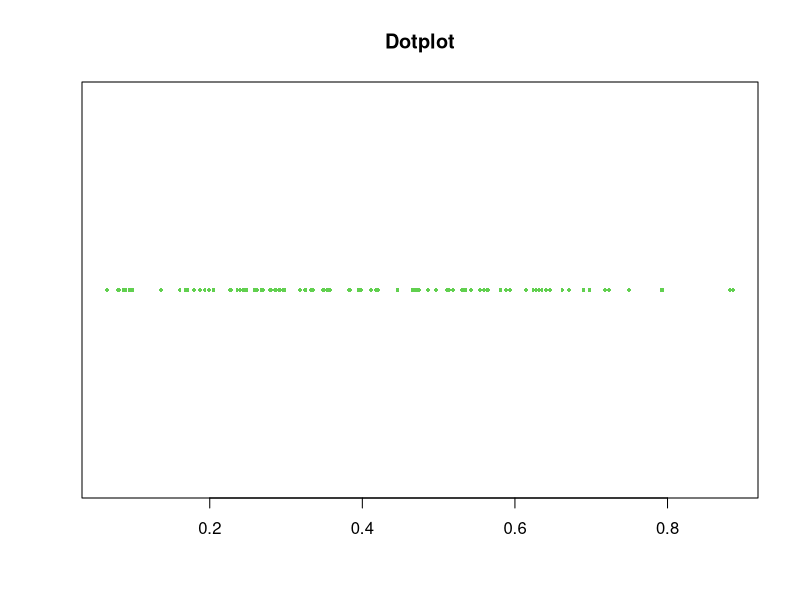
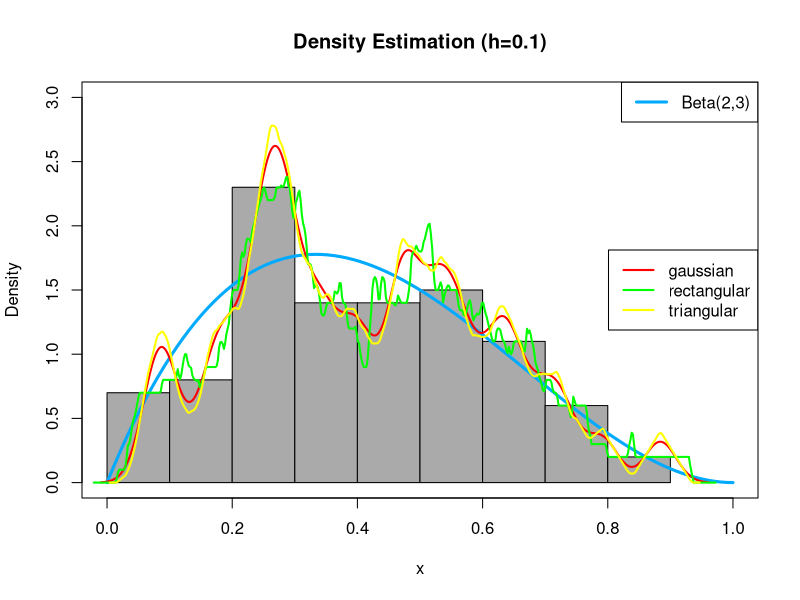
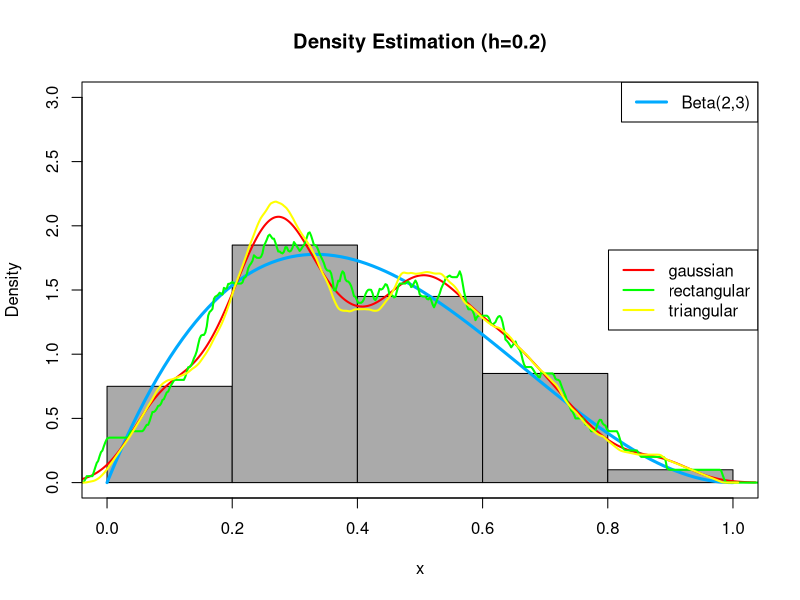
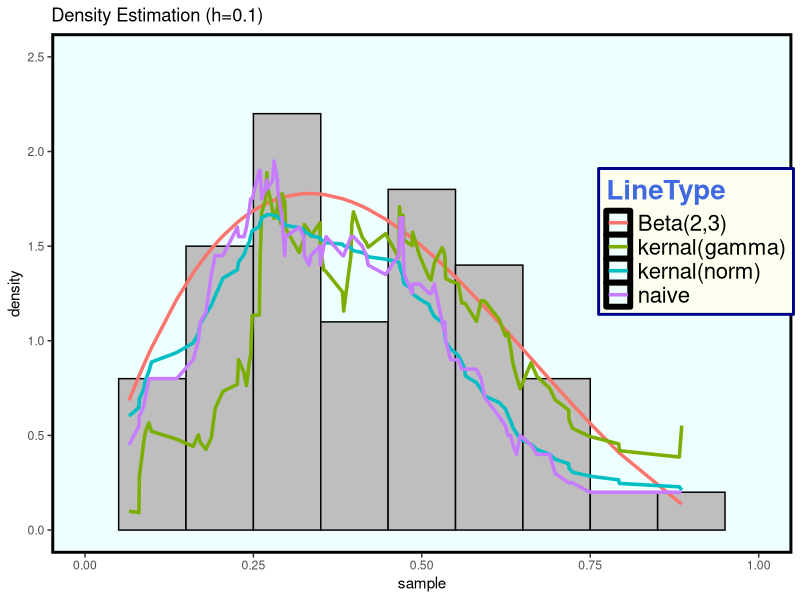
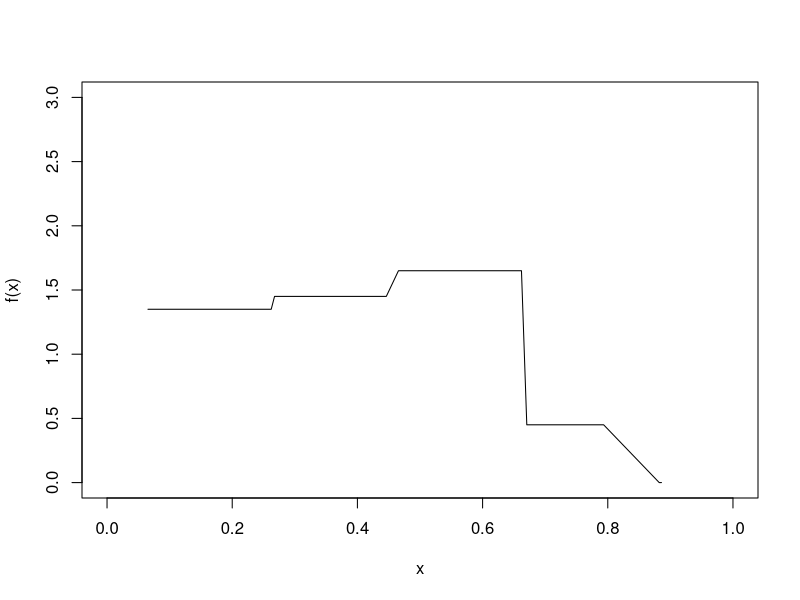
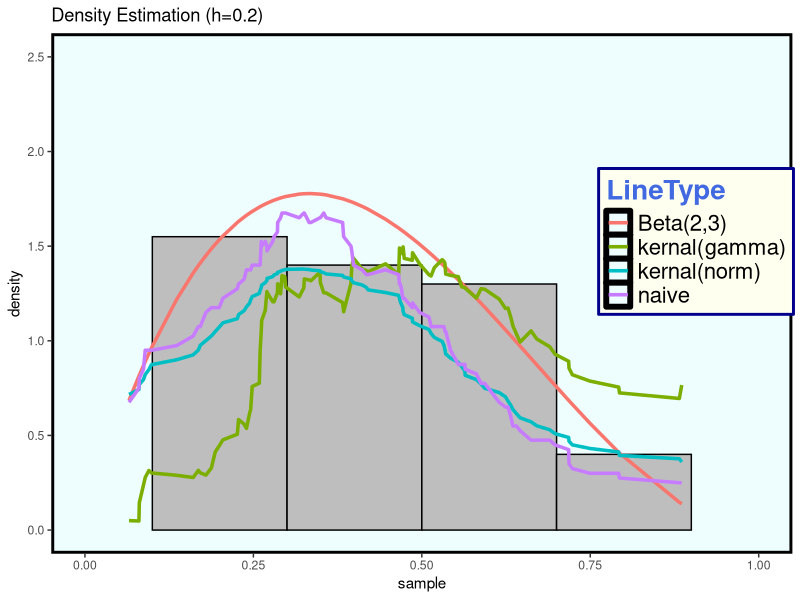
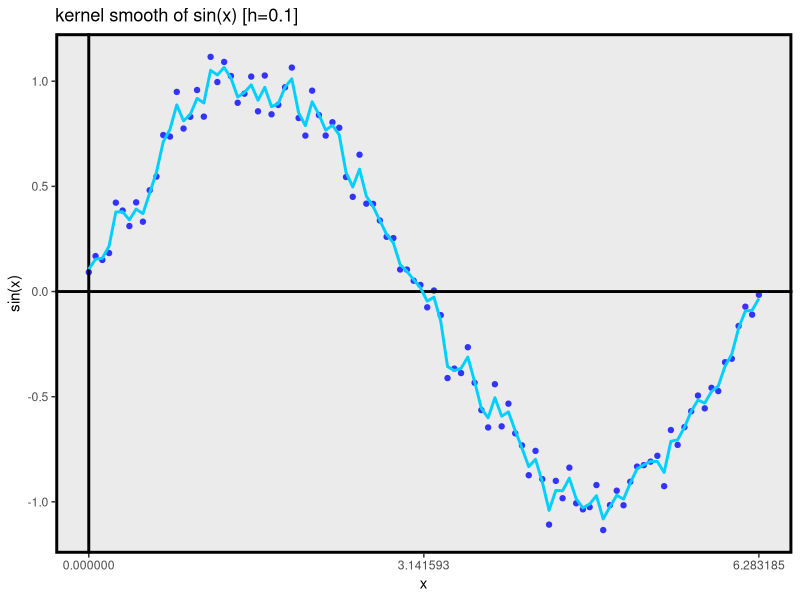
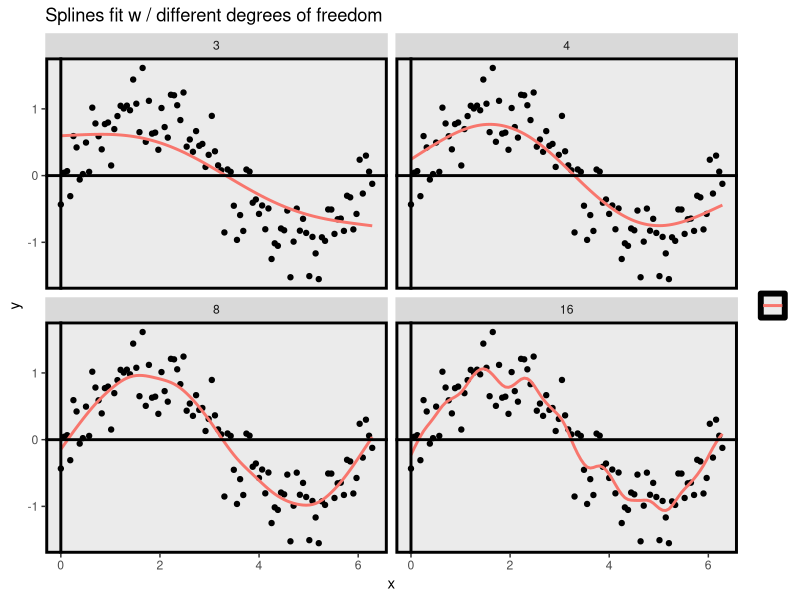

These charts were generated, in order, by the following R code:
## ---- chunk 1
library(dplyr)
library(ggplot2)
library(magrittr)
library(tidyverse)
## ---- chunk 2

# First, simulate 100 observations from a mixed distribution of beta(2,3),
# each with probability 0.5. Then, use at least 3 density estimating methods
# to smooth the observations. 
# You need to specify the parameters in the smoothing methods, 
# and compare the results.

# 取出我們要的亂數
set.seed(106354012)
m = 100
x = rbeta(m,2,3)
# 畫個點的散佈圖
stripchart(x,pch=16,cex=0.5,col=3,main="Dotplot")
# 然後畫個直方圖
y = seq(0,1,length=100)
hist( x, breaks = 10,probability = T,ylim = c(0,3),xlim= c(0,1),col = "#AAAAAA",main = "Density Estimation (h=0.1)")
# 這是真實的beta(2,3)圖形
lines(y , dbeta(y,2,3) , col = "#00AAFF" , lwd = 3)
legend("topright" , "Beta(2,3)" , lty = 1 , col="#00AAFF" , lwd = 3)
# 這是直接用套件模擬出來的函數值
kernal_g = density(x, kernel = c("gaussian"), width = 0.1)
kernal_r = density(x, kernel = c("rectangular"), width = 0.1)
kernal_t = density(x, kernel = c("triangular"), width = 0.1)
# 把他們畫在plot裡面囉
lines(kernal_g, col = "#FF0000" , lwd = 2)
lines(kernal_r, col = "#00FF00" , lwd = 2)
lines(kernal_t, col = "#FFFF00" , lwd = 2)
legend("right",legend=c("gaussian","rectangular","triangular"), col=c("#FF0000","#00FF00","#FFFF00"),lwd=2,cex=1)
box()

# (h=0.2)
hist( x, breaks = 5,probability = T,ylim = c(0,3),xlim= c(0,1),col = "#AAAAAA",main = "Density Estimation (h=0.2)")
# 這是真實的beta(2,3)圖形
lines(y , dbeta(y,2,3) , col = "#00AAFF" , lwd = 3)
legend("topright" , "Beta(2,3)" , lty = 1 , col="#00AAFF" , lwd = 3)
# 這是直接用套件模擬出來的函數值
kernal_g = density(x, kernel = c("gaussian"), width = 0.2)
kernal_r = density(x, kernel = c("rectangular"), width = 0.2)
kernal_t = density(x, kernel = c("triangular"), width = 0.2)
# 把他們畫在plot裡面囉
lines(kernal_g, col = "#FF0000" , lwd = 2)
lines(kernal_r, col = "#00FF00" , lwd = 2)
lines(kernal_t, col = "#FFFF00" , lwd = 2)
legend("right",legend=c("gaussian","rectangular","triangular"), col=c("#FF0000","#00FF00","#FFFF00"),lwd=2,cex=1)
box()
## ---- chunk 3

# 這是不想用套件的人寫的code~

set.seed(106354012)
x <- rbeta(100,2,3)
h=0.1

# histogram density estimator (直方圖)

histogram = function(x,h){
  g = function(x,a,b){
    if (x<=b & x>=a) {return(1)}
    else {return(0)}}            # 寫出一個計算個數前需要的函數
  n <- length(x)
  seq <- seq(min(x),max(x),by=h) # 從(0,1)間隔h做出切割點
  a = seq[-length(seq)]          # 每組下界
  b = seq[-1]                    # 每組上界
  ni = NULL
  for (k in 1:length(a)){
    ni[k] = sum(x<=b[k] & x>=a[k])}
  y_hat = NULL
  for (i in sort(x)){
    I=NULL
    for (j in 1:length(a)){
      gi=g(i,a[j],b[j])
      I=c(I,gi)}                 # 指標函數
    y=1/n*sum(ni/h*I)            # 模擬樣本之函數估計值 
    y_hat=c(y_hat,y)}
  return(y_hat)}                 

# naive density estimator
naive =function(x,h){
  w = function(y){
    if (abs(y)<1) {return(1/2)}
    else {return(0)}}               # 寫出公式裡的函數w
  n = length(x)
  seq = seq(min(x),max(x),length=length(x))        
  y_hat = NULL
  for (i in seq){
    W=NULL
    for (j in x){
      wi=w((i-j)/h)                        
      W=c(W,wi)}
    y=1/n*sum(1/h*W)                # 樣本之函數估計值           
    y_hat=c(y_hat,y)}
  return(y_hat)}

# kernel density estimator
# norm
kernel_norm=function(x,h){
  w=function(y){dnorm(y)}           # 核密度函數(常態)
  n = length(x)
  seq = seq(min(x),max(x),length=length(x))
  y_hat = NULL
  for (i in seq){
    W=NULL
    for (j in x){
      wi=w((i-j)/h)
      W=c(W,wi)}
    y=1/n*sum(1/h*W)
    y_hat=c(y_hat,y)}
  return(y_hat)}

# Gamma核函數
kernel_gamma=function(x,h){
  w=function(y){dgamma(y,shape = 1)}           # 核密度函數(Gamma)
  n = length(x)
  seq = seq(min(x),max(x),length=length(x))
  y_hat = NULL
  for (i in seq){
    W=NULL
    for (j in x){
      wi=w((i-j)/h)
      W=c(W,wi)}
    y=1/n*sum(1/h*W)
    y_hat=c(y_hat,y)}
  return(y_hat)}

# 將亂數帶入函數找出估計函數值(h=0.1)
y1 <- histogram(x,0.1)              #h=0.1，也可使用其他h值
y2 <- naive(x,0.1)                  #h=0.1，也可使用其他h值
y3 <- kernel_norm(x,0.1)            #h=0.1，也可使用其他h值
y4 <- kernel_gamma(x,0.1)           #h=0.1，也可使用其他h值
# 畫圖囉
xx <- sort(x)
yy <- dbeta(xx,2,3)
y2 <- naive(xx,0.1)
y3 <- kernel_norm(xx,0.1)
y4 <- kernel_gamma(xx,0.1)
data <- cbind(xx,yy,y2,y3,y4) %>% as.data.frame()
colnames(data) <- c("sample","Beta(2,3)","naive","kernal(norm)","kernal(gamma)")
LBJ <- gather(data,key = "type",value = "value",2:5)
colnames(LBJ) <- c("sample","LineType","value")  
library(magrittr)
LBJ$LineType %<>% as.factor()
library(ggplot2)
ggplot(data = LBJ) + labs(title = "Density Estimation (h=0.1)")+
  xlim(0,1)+ ylim(0,2.5) +
  geom_histogram(mapping = aes(x=sample,y=..density..),color="black",fill="gray",binwidth = 0.1)+
  geom_line(mapping = aes(x=sample,y=value,color=LineType,group=LineType),size=1.2)+
  theme(legend.title = element_text(colour="royalblue", size=20, face="bold"))+
  theme(legend.text = element_text(size = 16))+
  theme(legend.position = c(0.87,0.6))+
  theme(legend.background = element_rect(fill="#FFFFF0",size=1, linetype="solid",colour ="darkblue"))+
  theme(panel.grid.major = element_blank())+
  theme(panel.grid.minor = element_blank())+
  theme(panel.background = element_rect(fill="#EEFFFF",colour="black",size = 2))

# 畫圖囉 (h=0.2)
xx <- sort(x)
yy <- dbeta(xx,2,3)
y1 <- histogram(xx,0.2)
y2 <- naive(xx,0.2)
y3 <- kernel_norm(xx,0.2)
y4 <- kernel_gamma(xx,0.2)
data <- cbind(xx,yy,y2,y3,y4) %>% as.data.frame()
colnames(data) <- c("sample","Beta(2,3)","naive","kernal(norm)","kernal(gamma)")
LBJ <- gather(data,key = "type",value = "value",2:5)
colnames(LBJ) <- c("sample","LineType","value")  
library(magrittr)
LBJ$LineType %<>% as.factor()
plot(sort(x),y1,typ="l",xlab="x",ylab="f(x)",xlim=c(0,1), ylim=c(0,3))
library(ggplot2)
ggplot(data = LBJ) + labs(title = "Density Estimation (h=0.2)")+
  xlim(0,1)+ ylim(0,2.5) +
  geom_histogram(mapping = aes(x=sample,y=..density..),color="black",fill="gray",binwidth = 0.2)+
  geom_line(mapping = aes(x=sample,y=value,color=LineType,group=LineType),size=1.2)+
  theme(legend.title = element_text(colour="royalblue", size=20, face="bold"))+
  theme(legend.text = element_text(size = 16))+
  theme(legend.position = c(0.87,0.6))+
  theme(legend.background = element_rect(fill="#FFFFF0",size=1, linetype="solid",colour ="darkblue"))+
  theme(panel.grid.major = element_blank())+
  theme(panel.grid.minor = element_blank())+
  theme(panel.background = element_rect(fill="#EEFEFF",colour="black",size = 2))


## ---- chunk 4
library(plyr)
library(dplyr)
library(tidyverse)
library(ggplot2)
library(KernSmooth)
library(broom)
library(magrittr)
library(igraph)

## ---- chunk 5
# kernel smooth
set.seed(106354012)

a <- seq(0,2*pi, length=100)
b <- sin(a) + rnorm(100,0,0.09)
c <- sin(a)

# kernel smooth (kernel is norm)
data <- ksmooth(a, b, kernel = "normal", bandwidth = 0.1)%>% as.data.frame()
data <- cbind(b,c,data)%>% as.data.frame()
ggplot(data,aes(x=x))+ labs(title="kernel smooth of sin(x) [h=0.1]",x="x",y="sin(x)")+
  geom_point(aes(y=b),col="#3333FF")+
  geom_vline(xintercept = 0,size=1)+
  geom_hline(yintercept = 0,size=1)+
  geom_line(aes(y=y),col="#00D0FF",lwd=1)+
  scale_x_continuous(breaks = c(0:2*pi))+
  theme(panel.grid.major = element_line(NA),panel.grid.minor =element_line(NA))+
  theme(panel.background = element_rect(color = "black",size = 2))

# MSE
d <- c()
e <- c()
for(j in 1:1000){
  b <- sin(a) + rnorm(100,0,0.09)
  d <- ksmooth(a, b, kernel = "normal", bandwidth = 0.1)
  e <- rbind(e,d$y)
}
bias <- c()
var <- c()
for(i in 1:100){
  bias[i] = mean(e[i,])-c[i] 
  var[i] = var(e[i,])
}
MSE <- sum(bias^2)+sum(var) ; MSE
## ---- chunk 6
# spline

# plot
df_values <- c(3, 4, 8, 16)

x = seq(from=0, to=2*pi, length=100)
f_x = sin(x)
epsilon = rnorm(100, 0, sd = 0.3)
y = f_x + epsilon

values <- data_frame(
  x = seq(from=0, to=2*pi, length=100),
  f_x = sin(x),
  epsilon = rnorm(100, 0, sd = 0.3),
  y = f_x + epsilon
)
overall <- NULL
for(df in df_values){
  overall <- smooth.spline(values$x, values$y, df=df) %>%
    augment() %>%
    mutate(df=df) %>%
    bind_rows(overall)
}
overall <- cbind(overall,f_x) %>% as.data.frame()
multiple_df <- overall %>% 
  ggplot(aes(x=x)) +
  geom_point(aes(y=y))+
  geom_line(aes(y=.fitted,color="#123456"),size=1) +
  facet_wrap(~df, nrow=2) +
  labs(title="Splines fit w / different degrees of freedom")+
  theme(legend.title=element_blank())+
  theme(legend.text = element_blank())+
  theme(panel.background = element_rect(colour = "black"))+
  geom_vline(xintercept = 0,size=1)+
  geom_hline(yintercept = 0,size=1)+
  theme(panel.grid.major = element_line(NA),panel.grid.minor =element_line(NA))+
  theme(panel.background = element_rect(color='#000000',size=2))

multiple_df

get.spline.info<-function(object){
  data.frame(x=object$x,y=object$y,df=object$df)
}

# plot

a <- seq(0,2*pi, length=100)
b <- sin(seq(0,2*pi, length=100)) + rnorm(100,0,0.09)
c <- sin(seq(0,2*pi, length=100))

spline1 <- smooth.spline(x = b, df = 3)
spline2 <- smooth.spline(x = b, df = 4)
spline3 <- smooth.spline(x = b, df = 8)
spline4 <- smooth.spline(x = b, df = 16)

data<-ldply(list(spline1,spline2,spline3,spline4),get.spline.info)
data <- cbind(a,b,c,data) %>% as.data.frame()
ggplot(data,aes(x=a))+ labs(title="Spline smoother of sin(x)") +
  geom_line(aes(y=c),col="gray",size=2)+
  geom_point(aes(y=b))+
  geom_vline(xintercept = 0,size=1)+
  geom_hline(yintercept = 0,size=1)+
  geom_line(mapping = aes(y=y,color=factor(round(df,0)),group=df),lwd=1.2)+
  scale_color_discrete("The number of nodes")+
  theme(legend.position = c(0.8,0.8))+
  theme(legend.background = element_rect(fill="#FFFFF0",colour = "black"))+
  theme(panel.grid.major = element_line(NA),panel.grid.minor =element_line(NA))+
  theme(panel.background = element_rect(colour = "black",size=2))
 
# 最後我們將各節點數分別計算MSE

spline1$y
# ns=3
d <- c()
for (i in 1:1000) {
  b <- NULL
  b <- sin(seq(0,2*pi, length=100)) + rnorm(100,0,0.09)
  b1 <- smooth.spline(x = b,df=3)$y
  d <- rbind(d,b1)
}
# MSE
bias <- c()
var <- c()
for (j in 1:100) {
  bias[j] = mean(d[j,])-c[j] 
  var[j] = var(d[j,])
}
MSE <- c()
MSE[1] <- sum(bias^2)+sum(var) ; MSE

# nodes=4
d <- c()
for (i in 1:1000) {
  b <- NULL
  b <- sin(seq(0,2*pi, length=100)) + rnorm(100,0,0.09)
  b1 <- smooth.spline(x = b,df=4)$y
  d <- rbind(d,b1)
}
# MSE
bias <- c()
var <- c()
for (j in 1:100) {
  bias[j] = mean(d[j,])-c[j] 
  var[j] = var(d[j,])
}
MSE[2] <- sum(bias^2)+sum(var) ; MSE

# nodes=8
d <- c()
for (i in 1:1000) {
  b <- NULL
  b <- sin(seq(0,2*pi, length=100)) + rnorm(100,0,0.09)
  b1 <- smooth.spline(x = b,df=8)$y
  d <- rbind(d,b1)
}
# MSE
bias <- c()
var <- c()
for (j in 1:100) {
  bias[j] = mean(d[j,])-c[j] 
  var[j] = var(d[j,])
}
MSE[3] <- sum(bias^2)+sum(var) ; MSE

# nodes=16
d <- c()
for (i in 1:1000) {
  b <- NULL
  b <- sin(seq(0,2*pi, length=100)) + rnorm(100,0,0.09)
  b1 <- smooth.spline(x = b,df=16)$y
  d <- rbind(d,b1)
}
# MSE
bias <- c()
var <- c()
for (j in 1:100) {
  bias[j] = mean(d[j,])-c[j] 
  var[j] = var(d[j,])
}
MSE[4] <- sum(bias^2)+sum(var) ; MSE

# MSE比較
MSE
# 我們發現當節點為3的時候MSE較小其曲線也較為平滑 (怪怪)

## ---- chunk 7
# lowess
set.seed(106354012)

a <- seq(0,2*pi, length=100)
b <- sin(a) + rnorm(100,0,0.09)
c <- sin(a)

# 計算f值為0.23
lowess(x = a, y = b, f = 0.23)

# plot
data <- lowess(x = a, y = b, f = 0.23) %>% as.data.frame()
data <- cbind(b,c,data)%>% as.data.frame()
ggplot(data,aes(x=x))+ labs(title="lowess smooth of sin(x) [h=0.1]",x="x",y="sin(x)")+
  geom_point(aes(y=b))+
  geom_vline(xintercept = 0,size=1)+
  geom_hline(yintercept = 0,size=1)+
  geom_line(aes(y=y),col="#00D0FF",lwd=1)+
  scale_x_continuous(breaks = c(0:2*pi))+
  theme(panel.background = element_rect(colour = "black",size=2))+
  theme(panel.grid.major = element_line(NA),panel.grid.minor =element_line(NA))

# MSE
d <- c()
e <- c()
for(j in 1:1000){
  b <- sin(a) + rnorm(100,0,0.09)
  d <- ksmooth(a, b, kernel = "normal", bandwidth = 0.1)
  e <- rbind(e,d$y)
}
bias <- c()
var <- c()
for(i in 1:100){
  bias[i] = mean(e[i,])-c[i] 
  var[i] = var(e[i,])
}
MSE <- sum(bias^2)+sum(var) ; MSE
## ---- chunk 8
# Running mean smooth
set.seed(106354012)

a <- seq(0,2*pi, length=100)
b <- sin(seq(0,2*pi, length=100)) + rnorm(100,0,0.09)
c <- sin(seq(0,2*pi, length=100))

data <- cbind(a,b,c) %>% as.data.frame()
ggplot(data)+
  geom_line(mapping = aes(x=a,y=b,col="#FF0000"))+
  geom_line(mapping = aes(x=a,y=c,col="#00FF00"))+
  scale_x_continuous(breaks = c(0:2*pi))

# running mean

set.seed(106354012)
a <- seq(0,2*pi, length=100)
b <- sin(seq(0,2*pi, length=100)) + rnorm(100,0,0.09)
c <- sin(seq(0,2*pi, length=100))
mse = NULL
for (k in 1:20){
r <- running_mean(b, binwidth=k)
x = NULL
for(i in 1:(100-k+1)){
x[i] <- mean(a[i:(i+k-1)])
}
mse[k] <- mean((sin(x)-r)^2)
num = which(mse==min(mse))
}
mse
paste("the minimum mse of k is",num)
paste("the minimum mse is",min(mse))

# plot

b <- running_mean(b, binwidth=which(mse==min(mse)))
plot(b)
model <- lm(b ~ poly(seq(0,2*pi, length=100-num+1),3))
y <- fitted.values(model)
lines(fitted.values(model))  # 模擬出來的資料線段
lines(c)                     # 真實的線段
data <- cbind(a[1:length(b)],b,c[1:length(b)])%>%as.data.frame()
colnames(data) <- c("x","running mean","sin(x)")
data2 <- gather(data,key = "type",value = "value",2:3)
data2$type %<>% as.factor()
ggplot(data2)+ labs(title = "Running mean of sin(x)")+
  theme(panel.grid.major=element_blank(),panel.grid.minor=element_blank())+
  xlim(0,2*pi)+ ylim(-1,1) +
  geom_vline(xintercept = 0,size=1)+
  geom_hline(yintercept = 0,size=1)+
  geom_line(mapping = aes(x=x,y=value,color=type,group=type),lwd=1.87)+
  geom_point(mapping = aes(x=x,y=value),color="blue",size=1)+
  theme(legend.text = element_text(size = 16))+
  theme(legend.position = c(0.8,0.8))+
  theme(legend.background = element_rect(size=0.5, linetype="solid",fill ="#FFFFF0",colour ="black"))+
  theme(panel.background = element_rect(color='#000000',size=2))
  
# 1,000 simulation runs ( 設定k=2 )

a <- seq(0,2*pi, length=100)
b <- sin(seq(0,2*pi, length=100)) + rnorm(100,0,0.09)
c <- sin(seq(0,2*pi, length=100))
d <- c()
for (i in 1:1000) {
b <- NULL
b <- sin(seq(0,2*pi, length=100)) + rnorm(100,0,0.09)
b1 <- running_mean(b, binwidth=2)
d <- rbind(d,b1)
}
# MSE
bias <- c()
var <- c()
for (j in 1:100) {
  bias[j] = mean(d[j,])-c[j] 
  var[j] = var(d[j,])
}
MSE <- sum(bias^2)+sum(var) ; MSE
